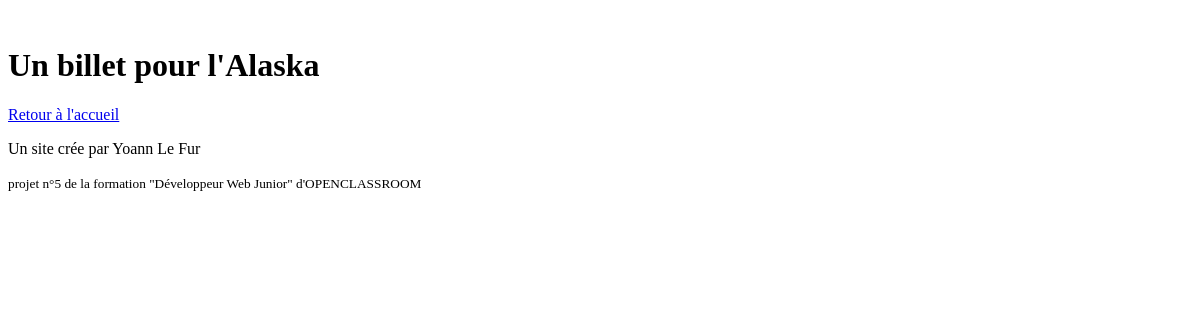
The page /showPost.php on the database as committed earlier.
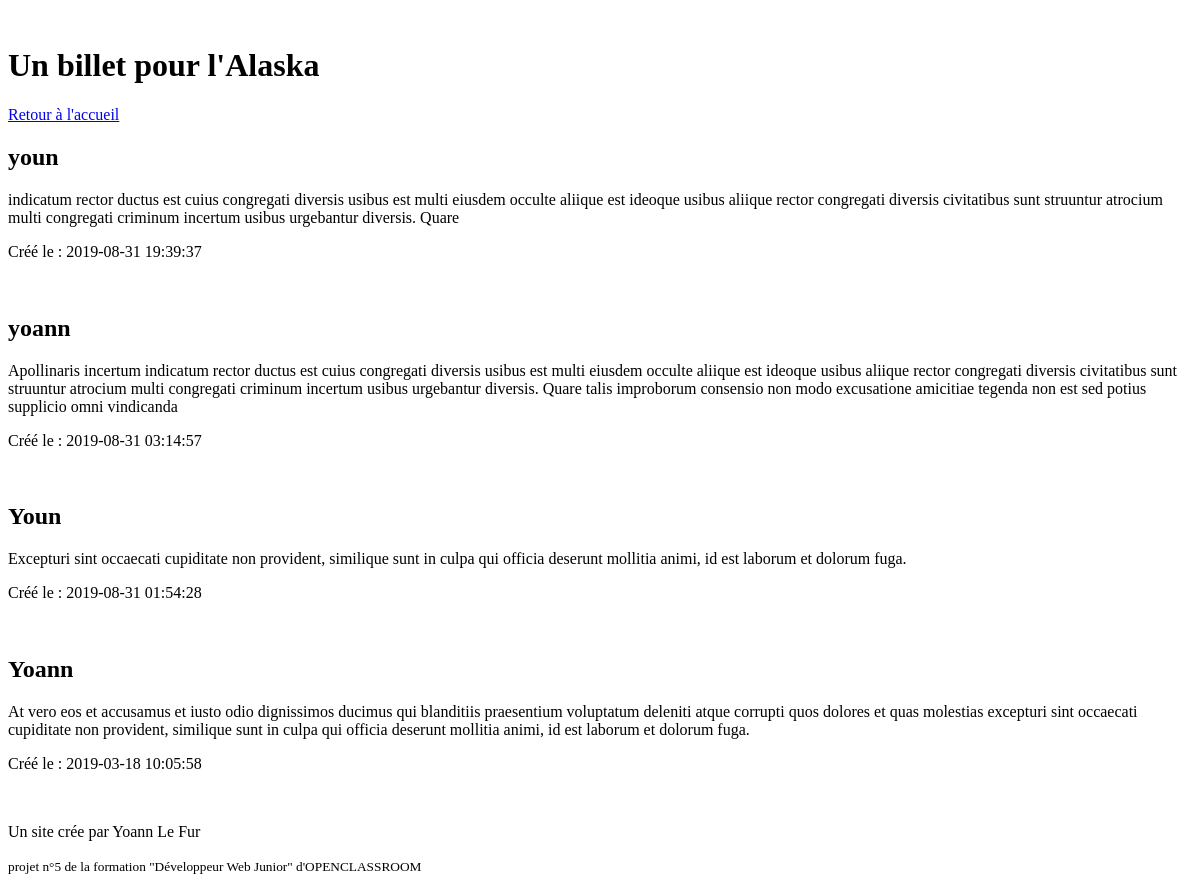
The same page on the database as committed later.
### tables this page shows
CREATE TABLE IF NOT EXISTS `blog_jf_comment`
(
    `id`         int(11)      NOT NULL AUTO_INCREMENT,
    `pseudo`     varchar(100) NOT NULL,
    `content`    text         NOT NULL,
    `createdAt`  datetime     NOT NULL,
    `post_id` int(11)      NOT NULL,
    PRIMARY KEY (`id`),
    KEY `fk_article_id` (`post_id`)
);

### comment.php (called while the page is built)
<?php
class Comment extends Database {
    public function getCommentFromPost($postId) {
        $sql = 'SELECT id, pseudo, content, createdAt FROM blog_jf_comment WHERE post_id ORDER BY createdAt DESC';
        return $this->createQuery($sql, [$postId]);
    }
}

### Database.php (called while the page is built, shortened)
<?php
abstract class Database {
    public function getConnection() {
        try{
            $connection = new PDO(self::DB_HOST, self::DB_USER, self::DB_PASS);
            $connection->setAttribute(PDO::ATTR_ERRMODE, PDO::ERRMODE_EXCEPTION);
            return  $connection;
        }
        catch(Exception $errorConnection)
        {
            die ('Erreur de connection :'.$errorConnection->getMessage());
        }
    }
    protected function createQuery($sql, $parameters = null)
    {
        if($parameters)
        {
            $result = $this->getConnection()->prepare($sql);
            $result->setFetchMode(PDO::FETCH_CLASS, static::class);
            $result->execute($parameters);
            return $result;
        }
        $result = $this->getConnection()->query($sql);
        $result->setFetchMode(PDO::FETCH_CLASS, static::class);
        return $result;
    }
}

### showPost.php (the view, shortened to what this page needs)
<?php
require 'Database.php';
require 'comment.php';
?>
<!DOCTYPE html>
<html>
<head>
</head>
<br>
<h1>Un billet pour l'Alaska</h1>
<a href="layout.php">Retour à l'accueil</a>
<br>
<?php
$comment = new Comment();
$comments = $comment->getCommentFromPost($_GET['postId']);
while($comment = $comments->fetch())
{
    ?>
    <div>
        <h2><?= strip_tags($comment->pseudo);?></h2>
        <p><?= strip_tags($comment->content);?></p>
        <p>Créé le : <?= strip_tags($comment->createdAt);?></p>
    </div>
    <br>
    <?php
}
?>
</body>
<footer>
    <p>Un site crée par Yoann Le Fur</p>
    <small>projet n°5 de la formation "Développeur Web Junior" d'OPENCLASSROOM</small>
</footer>
</html>

Rows that differ between the two databases and show on the page:
added blog_jf_comment: pseudo "youn", content "indicatum rector ductus est cuius congregati diversis usibus est multi eiusdem occulte aliique est ideoque usibus aliique rector congregati diversis civitatibus sunt struuntur atrocium multi congregati criminum incertum usibus urgebantur diversis. Quare", createdAt "2019-08-31 19:39:37"
added blog_jf_comment: pseudo "yoann", content "Apollinaris incertum indicatum rector ductus est cuius congregati diversis usibus est multi eiusdem occulte aliique est ideoque usibus aliique rector congregati diversis civitatibus sunt struuntur atrocium multi congregati criminum incertum usibus urgebantur diversis. Quare talis improborum consensio non modo excusatione amicitiae tegenda non est sed potius supplicio omni vindicanda", createdAt "2019-08-31 03:14:57"
added blog_jf_comment: pseudo "Youn", content "Excepturi sint occaecati cupiditate non provident, similique sunt in culpa qui officia deserunt mollitia animi, id est laborum et dolorum fuga.", createdAt "2019-08-31 01:54:28"
added blog_jf_comment: pseudo "Yoann", content "At vero eos et accusamus et iusto odio dignissimos ducimus qui blanditiis praesentium voluptatum deleniti atque corrupti quos dolores et quas molestias excepturi sint occaecati cupiditate non provident, similique sunt in culpa qui officia deserunt mollitia animi, id est laborum et dolorum fuga.", createdAt "2019-03-18 10:05:58"
